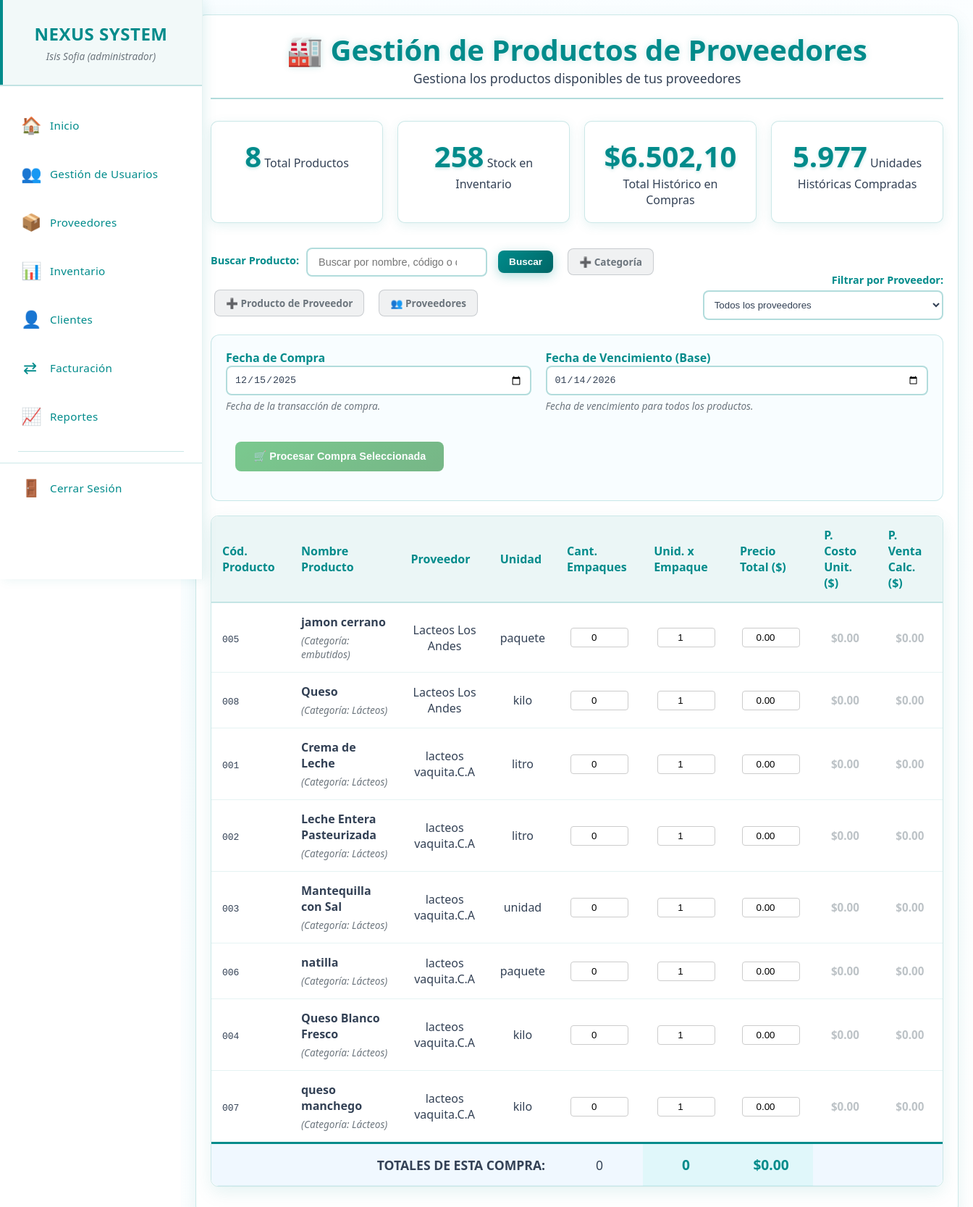
The app's page /productos_proveedores.php (signed in) with its own data.
### tables this page shows
CREATE TABLE `productos_proveedor` (
  `id_producto_proveedor` int(11) NOT NULL,
  `codigo_producto` varchar(50) NOT NULL,
  `nombre` varchar(255) NOT NULL,
  `descripcion` text DEFAULT NULL,
  `id_categoria` int(11) NOT NULL,
  `id_subcategoria` int(11) DEFAULT NULL,
  `id_proveedor` int(11) NOT NULL,
  `precio_compra` decimal(10,2) NOT NULL,
  `unidad_medida` varchar(20) DEFAULT 'unidad',
  `fecha_compra` date DEFAULT NULL,
  `es_perecedero` tinyint(1) DEFAULT 0,
  `registro` timestamp NOT NULL DEFAULT current_timestamp(),
  `actualizacion` timestamp NOT NULL DEFAULT current_timestamp() ON UPDATE current_timestamp(),
  `estado` enum('activo','inactivo') DEFAULT 'activo'
);

CREATE TABLE `categoria_prod` (
  `id` int(11) NOT NULL,
  `nombre_categoria` varchar(50) NOT NULL,
  `estado` enum('active','inactive') DEFAULT 'active',
  `created_at` timestamp NOT NULL DEFAULT current_timestamp()
);

CREATE TABLE `proveedores` (
  `id_proveedor` int(11) NOT NULL,
  `nombres` varchar(255) NOT NULL,
  `nombre_comercial` varchar(255) NOT NULL,
  `rif` varchar(20) NOT NULL,
  `telefono` varchar(20) DEFAULT NULL,
  `email` varchar(100) DEFAULT NULL,
  `direccion` text DEFAULT NULL,
  `estado` enum('activo','inactivo') DEFAULT 'activo',
  `registro` timestamp NOT NULL DEFAULT current_timestamp(),
  `actualizacion` timestamp NOT NULL DEFAULT current_timestamp() ON UPDATE current_timestamp()
);

### productos_proveedores.php (the view, shortened to what this page needs)
<?php
require_once 'menu.php';
$titulo = "Gestión de Productos de Proveedores";
$id_proveedor = isset($_GET['id_proveedor']) ? intval($_GET['id_proveedor']) : 0;
$busqueda = isset($_GET['busqueda']) ? trim($_GET['busqueda']) : '';
$sql_base = "SELECT
                pp.*,
                cp.nombre_categoria,
                s.nombre_subcategoria,
                p.nombre_comercial as proveedor,
                p.telefono as telefono_proveedor,
                p.email as email_proveedor
            FROM productos_proveedor pp
            JOIN categoria_prod cp ON pp.id_categoria = cp.id
            LEFT JOIN subcategorias s ON pp.id_subcategoria = s.id
            JOIN proveedores p ON pp.id_proveedor = p.id_proveedor";
$params = [];
$sql_base .= " ORDER BY p.nombre_comercial, pp.nombre";
try {
    $stmt = $pdo->prepare($sql_base);
    $stmt->execute($params);
    $result = $stmt->fetchAll(PDO::FETCH_ASSOC);
    $total_productos = count($result);
} catch (PDOException $e) {
    $error = "Error al obtener los productos: " . $e->getMessage();
    $result = [];
    $total_productos = 0;
}
function getStats($pdo, $id_proveedor) {
    $stats = [
        'total_stock' => 0,
        'total_invertido' => 0.0,
        'total_unidades_compradas' => 0
    ];
    $params = [];
    $where = '';
    $sql_stock = "SELECT SUM(p.cantidad) FROM productos p
                  JOIN productos_proveedor pp ON p.id_producto_proveedor = pp.id_producto_proveedor $where";
    $stmt_stock = $pdo->prepare($sql_stock);
    $stmt_stock->execute($params);
    $stats['total_stock'] = (int)$stmt_stock->fetchColumn() ?: 0;
    $sql_invertido = "SELECT SUM(hc.precio_total) FROM historial_compras hc
                      JOIN productos_proveedor pp ON hc.id_producto_proveedor = pp.id_producto_proveedor $where";
    $stmt_invertido = $pdo->prepare($sql_invertido);
    $stmt_invertido->execute($params);
    $stats['total_invertido'] = (float)$stmt_invertido->fetchColumn() ?: 0.0;
    $sql_unidades = "SELECT SUM(hc.total_unidades) FROM historial_compras hc
                     JOIN productos_proveedor pp ON hc.id_producto_proveedor = pp.id_producto_proveedor $where";
    $stmt_unidades = $pdo->prepare($sql_unidades);
    $stmt_unidades->execute($params);
    $stats['total_unidades_compradas'] = (int)$stmt_unidades->fetchColumn() ?: 0;
    return $stats;
}
$stats = getStats($pdo, $id_proveedor);
$fecha_hoy = date('Y-m-d');
?>
<!DOCTYPE html>
<html lang="es">
<head>
    <link rel="stylesheet" href="css/proveedores.css">
</head>
<body>
   <main class="main-content">
        <div class="content-wrapper">
            <div class="container">
                <div class="header">
                    <h1>🏭 <?php echo $titulo; ?></h1>
                    <p>Gestiona los productos disponibles de tus proveedores</p>
                </div>
                <div class="stats-container">
                    <div class="stat-card">
                        <span class="stat-number"><?php echo $total_productos; ?></span>
                        <span class="stat-label">Total Productos</span>
                    </div>
                    <div class="stat-card">
                        <span class="stat-number"><?php echo number_format($stats['total_stock'], 0, ',', '.'); ?></span>
                        <span class="stat-label">Stock en Inventario</span>
                    </div>
                    <div class="stat-card">
                        <span class="stat-number">$<?php echo number_format($stats['total_invertido'], 2, ',', '.'); ?></span>
                        <span class="stat-label">Total Histórico en Compras</span>
                    </div>
                    <div class="stat-card">
                        <span class="stat-number"><?php echo number_format($stats['total_unidades_compradas'], 0, ',', '.'); ?></span>
                        <span class="stat-label">Unidades Históricas Compradas</span>
                    </div>
                </div>
                <div class="filtros-container">
                    <div class="filtro-group">
                        <form method="GET" action="" id="formBusqueda" style="display: flex; gap: 10px; align-items: center; flex-wrap: wrap;">
                            <label><strong> Buscar Producto:</strong></label>
                            <input type="text" name="busqueda" class="search-input" style="width: 250px;"
                                   value="<?php echo htmlspecialchars($busqueda); ?>"
                                   placeholder="Buscar por nombre, código o descripción...">
                            <button type="submit" class="btn btn-primary" style="padding: 8px 15px; font-size: 0.85em;">Buscar</button>
                            <a href="categorias.php" class="btn btn-secondary" style="padding: 8px 15px; font-size: 0.85em;">➕ Categoría</a>
                            <a href="agregar_producto_proveedor.php" class="btn btn-secondary" style="padding: 8px 15px; font-size: 0.85em;">➕ Producto de Proveedor</a>
                            <a href="proveedores.php" class="btn btn-secondary" style="padding: 8px 15px; font-size: 0.85em;">👥 Proveedores</a>
                        </form>
                    </div>
                    <div class="filtro-group compact filtro-proveedor">
                        <form method="GET" action="" id="filtroProveedor">
                            <label><strong>Filtrar por Proveedor:</strong></label>
                            <select name="id_proveedor" class="form-control" onchange="this.form.submit()">
                                <option value="0">Todos los proveedores</option>
                            </select>
                        </form>
                    </div>
                </div>
                <?php if ($total_productos > 0): ?>
                    <form method="POST" action="procesar_compras_multiples.php" onsubmit="return validarCompraMultiple(this)">
                        <div class="form-global-controls">
                            <div class="form-group">
                                <label for="fecha_compra">Fecha de Compra</label>
                                <input type="date" name="fecha_compra" id="fecha_compra" class="form-control"
                                    value="<?= $fecha_hoy ?>" required max="<?= $fecha_hoy ?>">
                                <small style="color: #6c757d;">Fecha de la transacción de compra.</small>
                            </div>
                            <div class="form-group">
                                <label for="fecha_vencimiento_base">Fecha de Vencimiento (Base)</label>
                                <input type="date" name="fecha_vencimiento_base" id="fecha_vencimiento_base" class="form-control"
                                    value="<?= date('Y-m-d', strtotime('+30 days')) ?>" required min="<?= $fecha_hoy ?>">
                                <small style="color: #6c757d;">Fecha de vencimiento para todos los productos.</small>
                            </div>
                            <div class="form-group" style="min-width: 150px; flex-grow: 0;">
                                <label>&nbsp;</label>
                                <button type="submit" id="btnProcesarCompra" class="btn btn-success" disabled>
                                </button>
                            </div>
                        </div>
                        <div class="table-container">
                            <table class="table tabla-compras">
                                <thead>
                                    <tr>
                                        <th style="text-align: left;">Cód. Producto</th>
                                        <th style="text-align: left;">Nombre Producto</th>
                                        <?php if ($id_proveedor == 0): ?>
                                            <th>Proveedor</th>
                                        <?php endif; ?>
                                        <th>Unidad</th>
                                        <th>Cant. Empaques</th>
                                        <th>Unid. x Empaque</th>
                                        <th>Precio Total ($)</th>
                                        <th>P. Costo Unit. ($)</th>
                                        <th>P. Venta Calc. ($)</th>
                                    </tr>
                                </thead>
                                <tbody>
                                    <?php foreach($result as $row): ?>
                                        <?php
                                        $id = $row['id_producto_proveedor'];
                                        $nombre = htmlspecialchars($row['nombre']);
                                        ?>
                                        <tr id="producto-row-<?= $id ?>">
                                            <td style="text-align: left;"><code><?php echo $row['codigo_producto']; ?></code></td>
                                            <td style="text-align: left;">
                                                <strong><?php echo $nombre; ?></strong>
                                                <small>(Categoría: <?= $row['nombre_categoria'] ?>)</small>
                                            </td>
                                            <?php if ($id_proveedor == 0): ?>
                                                <td><?php echo $row['proveedor']; ?></td>
                                            <?php endif; ?>
                                            <td><?php echo $row['unidad_medida']; ?></td>
                                            <td>
                                                <input type="number" name="productos[<?= $id ?>][empaques]" id="empaques_<?= $id ?>"
                                                       min="0" max="100" value="0" oninput="calcularFila(<?= $id ?>)" data-id="<?= $id ?>" data-campo="empaques" required>
                                            </td>
                                            <td>
                                                <input type="number" name="productos[<?= $id ?>][unidades_x_empaque]" id="unidades_<?= $id ?>"
                                                       min="1" max="1000" value="1" oninput="calcularFila(<?= $id ?>)" data-id="<?= $id ?>" data-campo="unidades" required>
                                            </td>
                                            <td>
                                                <input type="number" name="productos[<?= $id ?>][precio_total]" id="precio_total_<?= $id ?>"
                                                       step="0.01" min="0" value="0.00" oninput="calcularFila(<?= $id ?>)" data-id="<?= $id ?>" data-campo="precio" required>
                                            </td>
                                            <td>
                                                <span id="costo_unitario_<?= $id ?>" class="costo-calculado" style="color: #e74c3c;">$0.00</span>
                                            </td>
                                            <td>
                                                <span id="precio_venta_<?= $id ?>" class="costo-calculado" style="color: #28a745;">$0.00</span>
                                            </td>
                                        </tr>
                                    <?php endforeach; ?>
                                </tbody>
                                <tfoot>
                                    <tr>
                                        <?php $colspan_total_label = ($id_proveedor == 0) ? 4 : 3; ?>
                                        <td colspan="<?= $colspan_total_label ?>" style="text-align: right;"><strong>TOTALES DE ESTA COMPRA:</strong></td>
                                        <td id="total_empaques_compra">0</td>
                                        <td id="total_unidades_compra" style="color: #008B8B; background-color: #e0f7fa;">0</td>
                                        <td id="total_precio_compra" style="color: #008B8B;">$0.00</td>
                                        <td colspan="2"></td>
                                    </tr>
                                </tfoot>
                                </table>
                        </div>
                    </form>
                <?php endif; ?>
            </div>
        </div>
   </main>
</body>
</html>

### records on screen
productos_proveedor: codigo_producto "005", nombre "jamon cerrano", categoria_prod.nombre_categoria "embutidos", id_proveedor.nombre_comercial "Lacteos Los Andes", unidad_medida "paquete"
productos_proveedor: codigo_producto "008", nombre "Queso", categoria_prod.nombre_categoria "Lácteos", id_proveedor.nombre_comercial "Lacteos Los Andes", unidad_medida "kilo"
productos_proveedor: codigo_producto "001", nombre "Crema de Leche", categoria_prod.nombre_categoria "Lácteos", id_proveedor.nombre_comercial "lacteos vaquita.C.A", unidad_medida "litro"
productos_proveedor: codigo_producto "002", nombre "Leche Entera Pasteurizada", categoria_prod.nombre_categoria "Lácteos", id_proveedor.nombre_comercial "lacteos vaquita.C.A", unidad_medida "litro", id_producto_proveedor "1"
productos_proveedor: codigo_producto "003", nombre "Mantequilla con Sal", categoria_prod.nombre_categoria "Lácteos", id_proveedor.nombre_comercial "lacteos vaquita.C.A", unidad_medida "unidad"
productos_proveedor: codigo_producto "006", nombre "natilla", categoria_prod.nombre_categoria "Lácteos", id_proveedor.nombre_comercial "lacteos vaquita.C.A", unidad_medida "paquete"
productos_proveedor: codigo_producto "004", nombre "Queso Blanco Fresco", categoria_prod.nombre_categoria "Lácteos", id_proveedor.nombre_comercial "lacteos vaquita.C.A", unidad_medida "kilo"
productos_proveedor: codigo_producto "007", nombre "queso manchego", categoria_prod.nombre_categoria "Lácteos", id_proveedor.nombre_comercial "lacteos vaquita.C.A", unidad_medida "kilo"

### other values on screen
$_SESSION['nombre'] "Isis Sofia"
$_SESSION['rol'] "administrador"
$titulo "Gestión de Productos de Proveedores"
$total_productos "8"
$stats['total_stock'] "258"
$stats['total_invertido'] "6.502,10"
$stats['total_unidades_compradas'] "5.977"
